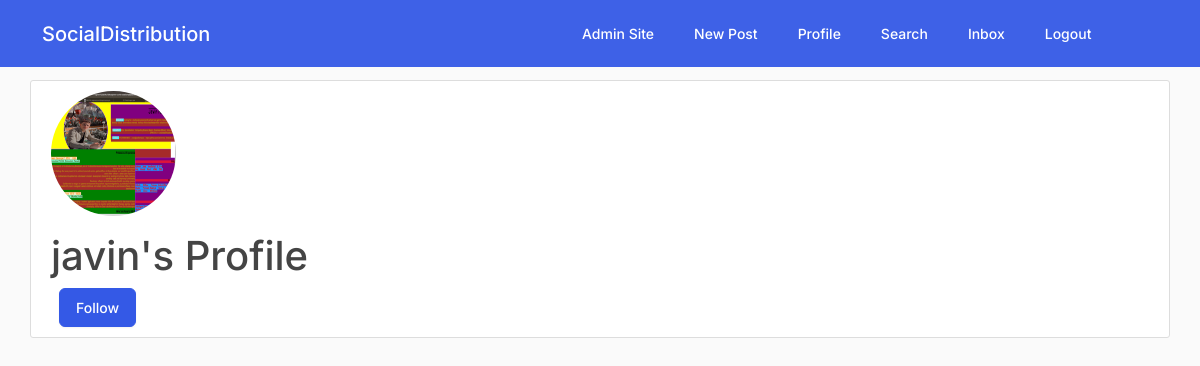
The page /profile/view/52d68e51-eca8-4469-81fd-26d187d77c63/ (signed in) on the database its author committed.
### users/models.py (models this page shows, shortened)
class Profile(models.Model):
    type = 'author'
    node = "/"
    team = "owner"
    id = models.UUIDField(primary_key=True, default=uuid.uuid4, editable=False)
    host = models.CharField(max_length=100, default='localhost:8000/')
    displayName = models.CharField(max_length=100, blank=True, null=True)
    url = models.CharField(max_length=100, blank=True)
    github = models.CharField(max_length=100, blank=True, null=True)
    profileImage = models.ImageField(default="default.jpg", upload_to="profile_pics")
    user = models.OneToOneField(User, on_delete=models.CASCADE)
    followers = models.ManyToManyField('self', related_name="followed_by", symmetrical=False, blank=True)
    following = models.ManyToManyField('self', related_name="follows", symmetrical=False, blank=True)

### users/views.py (the view)
# urls.py: path('profile/view/<uuid:id>/', user_views.user_profile, name='user_profile'),
@login_required
def user_profile(request, id):
    author = get_object_or_404(Profile, id=id)
    return render(request, 'users/user_link.html', {'author': author})

### users/templates/users/user_link.html (shortened to what this page needs)
{% extends "stream/base-no-side-bar.html" %}
{% load static %}
{% load crispy_forms_tags %}
{% block content %}
    <div class="content-section">
        <div class="media">
            <img class="rounded-circle account-img" src="{{ author.profileImage.url}}">
            <div class="media-body">
                <h2 class="account-heading"> {{ author.displayName }}'s Profile </h2>
                <form method="POST" action="{% url 'inbox' %}">
                    <button type="submit" class="btn btn-primary mx-2">
                        Follow
                    </button>
                </form>
                </div>
            </div>
        </div>
    </div>
{% endblock content %}

### stream/static/stream/main.css (style rules this page uses)
body { background: #fafafa; color: #333333; margin-top: 5rem; }
h1, h2, h3, h4, h5, h6 { color: #444444; }
.content-section { background: #ffffff; padding: 10px 20px; border: 1px solid #dddddd; border-radius: 3px; margin-bottom: 20px; }
.account-img { height: 125px; width: 125px; margin-right: 20px; margin-bottom: 16px; }
.account-heading { font-size: 2.5rem; }

### rows shown on the page
Profile: profileImage (picture), displayName "javin"
